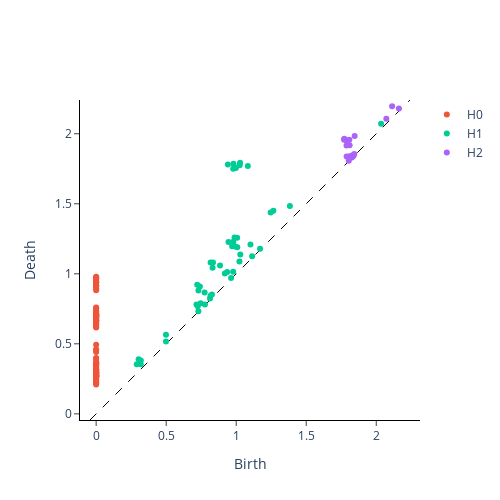

The cell this chart's notebook holds for it:
### Code cell
plot_diagram(diagrams[20]).show() # Torus
